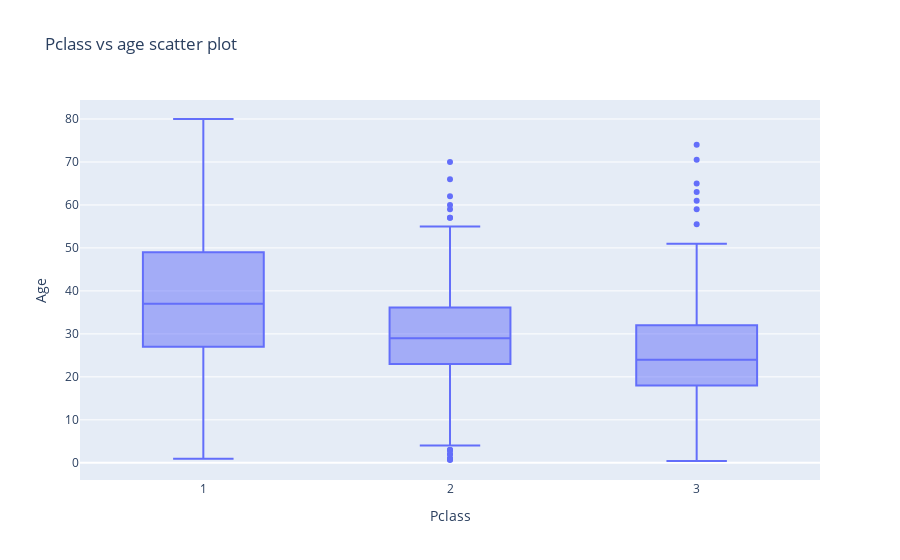

Here is the notebook cell this chart was saved with:
### Code cell
q = go.Box(x = data['Pclass'],y =data['Age'])
layout=go.Layout(title='Pclass vs age scatter plot',xaxis=dict(title="Pclass"),yaxis=dict(title="Age"),
hovermode="closest")
figure=go.Figure(data=q,layout=layout)
iplot(figure)

### Figure 1 — Plotly figure (JSON) as saved in the notebook; plotly's stock layout.template omitted (floating-point values rounded to 4 significant figures; data arrays with more than 128 entries replaced by an {"elided": "..."} marker saying what was removed)
{"data": [{"type": "box", "x": {"elided": "891 int values"}, "y": {"elided": "891 float values"}}], "layout": {"autosize": true, "hovermode": "closest", "title": {"text": "Pclass vs age scatter plot"}, "xaxis": {"autorange": true, "range": [0.5, 3.5], "title": {"text": "Pclass"}, "type": "linear"}, "yaxis": {"autorange": true, "range": [-4.001, 84.42], "title": {"text": "Age"}, "type": "linear"}}}
